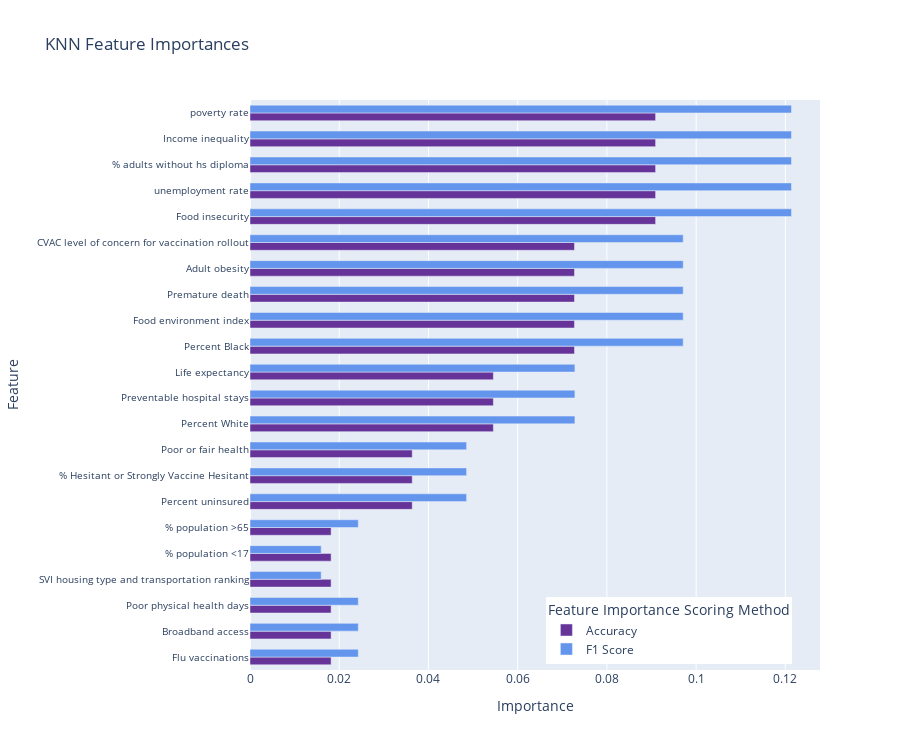

This figure's notebook cell:
### Markdown cell above
While sometimes incorrectly predicting average impact, the k-nearest neighbors model overall performs with 82% accuracy.

### Code cell
mr_knn_feat_imp = permutation_feature_importance(mr_knn, X_test, y_test)
plot_permutation_feature(mr_knn_feat_imp, title='KNN Feature Importances')

### Figure 1 — Plotly figure (JSON) as saved in the notebook; plotly's stock layout.template omitted (floating-point values rounded to 4 significant figures)
{"data": [{"alignmentgroup": "True", "hovertemplate": "Feature Importance Scoring Method=Accuracy<br>Importance=%{x}<br>Feature=%{y}<extra></extra>", "legendgroup": "Accuracy", "marker": {"color": "rebeccapurple"}, "name": "Accuracy", "offsetgroup": "Accuracy", "orientation": "h", "showlegend": true, "textposition": "auto", "type": "bar", "x": [0.01818, 0.01818, 0.01818, 0.01818, 0.01818, 0.01818, 0.03636, 0.03636, 0.03636, 0.05455, 0.05455, 0.05455, 0.07273, 0.07273, 0.07273, 0.07273, 0.07273, 0.09091, 0.09091, 0.09091, 0.09091, 0.09091], "xaxis": "x", "y": ["Flu vaccinations", "Broadband access", "Poor physical health days", "SVI housing type and transportation ranking", "% population <17", "% population >65", "Percent uninsured", "% Hesitant or Strongly Vaccine Hesitant", "Poor or fair health", "Percent White", "Preventable hospital stays", "Life expectancy", "Percent Black", "Food environment index", "Premature death", "Adult obesity", "CVAC level of concern for vaccination rollout", "Food insecurity", "unemployment rate", "% adults without hs diploma", "Income inequality", "poverty rate"], "yaxis": "y"}, {"alignmentgroup": "True", "hovertemplate": "Feature Importance Scoring Method=F1 Score<br>Importance=%{x}<br>Feature=%{y}<extra></extra>", "legendgroup": "F1 Score", "marker": {"color": "cornflowerblue"}, "name": "F1 Score", "offsetgroup": "F1 Score", "orientation": "h", "showlegend": true, "textposition": "auto", "type": "bar", "x": [0.02427, 0.02427, 0.02427, 0.01596, 0.01596, 0.02427, 0.04855, 0.04855, 0.04855, 0.07282, 0.07282, 0.07282, 0.09709, 0.09709, 0.09709, 0.09709, 0.09709, 0.1214, 0.1214, 0.1214, 0.1214, 0.1214], "xaxis": "x", "y": ["Flu vaccinations", "Broadband access", "Poor physical health days", "SVI housing type and transportation ranking", "% population <17", "% population >65", "Percent uninsured", "% Hesitant or Strongly Vaccine Hesitant", "Poor or fair health", "Percent White", "Preventable hospital stays", "Life expectancy", "Percent Black", "Food environment index", "Premature death", "Adult obesity", "CVAC level of concern for vaccination rollout", "Food insecurity", "unemployment rate", "% adults without hs diploma", "Income inequality", "poverty rate"], "yaxis": "y"}], "layout": {"bargap": 0.4, "barmode": "group", "height": 750, "legend": {"title": {"text": "Feature Importance Scoring Method"}, "tracegroupgap": 0, "x": 0.52, "y": 0.01}, "title": {"text": "KNN Feature Importances"}, "xaxis": {"anchor": "y", "domain": [0, 1], "title": {"text": "Importance"}}, "yaxis": {"anchor": "x", "domain": [0, 1], "tickfont": {"size": 10}, "title": {"text": "Feature"}}}}
